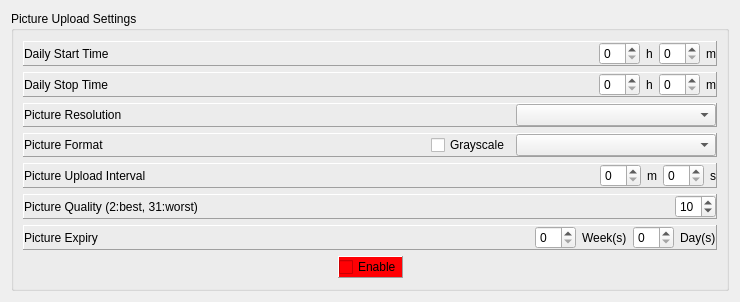
<?xml version="1.0" encoding="UTF-8"?>
<ui version="4.0">
 <class>QWidgetPictureUploadSettings</class>
 <widget class="QWidget" name="QWidgetPictureUploadSettings">
  <property name="geometry">
   <rect>
    <x>0</x>
    <y>0</y>
    <width>740</width>
    <height>302</height>
   </rect>
  </property>
  <property name="sizePolicy">
   <sizepolicy hsizetype="Preferred" vsizetype="Fixed">
    <horstretch>0</horstretch>
    <verstretch>0</verstretch>
   </sizepolicy>
  </property>
  <property name="windowTitle">
   <string>Form</string>
  </property>
  <layout class="QVBoxLayout" name="verticalLayout">
   <item>
    <widget class="QGroupBox" name="groupBoxUploadSettings">
     <property name="styleSheet">
      <string notr="true"/>
     </property>
     <property name="title">
      <string>Picture Upload Settings</string>
     </property>
     <layout class="QVBoxLayout" name="verticalLayout_2">
      <item>
       <layout class="QVBoxLayout" name="verticalLayoutUploadSettings">
        <item>
         <widget class="QFrame" name="frameDailyUploadStart">
          <property name="sizePolicy">
           <sizepolicy hsizetype="Preferred" vsizetype="Fixed">
            <horstretch>0</horstretch>
            <verstretch>0</verstretch>
           </sizepolicy>
          </property>
          <property name="frameShape">
           <enum>QFrame::Panel</enum>
          </property>
          <property name="frameShadow">
           <enum>QFrame::Raised</enum>
          </property>
          <layout class="QVBoxLayout" name="verticalLayout_3">
           <property name="leftMargin">
            <number>0</number>
           </property>
           <property name="topMargin">
            <number>0</number>
           </property>
           <property name="rightMargin">
            <number>0</number>
           </property>
           <property name="bottomMargin">
            <number>0</number>
           </property>
           <item>
            <layout class="QHBoxLayout" name="horizontalLayoutDailyUploadStart">
             <item>
              <widget class="QLabel" name="labelDailyUploadStartTime">
               <property name="sizePolicy">
                <sizepolicy hsizetype="Expanding" vsizetype="Preferred">
                 <horstretch>0</horstretch>
                 <verstretch>0</verstretch>
                </sizepolicy>
               </property>
               <property name="text">
                <string>Daily Start Time</string>
               </property>
              </widget>
             </item>
             <item>
              <widget class="QSpinBox" name="spinBoxDailyUploadStartHour">
               <property name="maximum">
                <number>23</number>
               </property>
              </widget>
             </item>
             <item>
              <widget class="QLabel" name="labelDailyUploadStartHours">
               <property name="text">
                <string>h</string>
               </property>
              </widget>
             </item>
             <item>
              <widget class="QSpinBox" name="spinBoxDailyUploadStartMinute">
               <property name="maximum">
                <number>59</number>
               </property>
              </widget>
             </item>
             <item>
              <widget class="QLabel" name="labelDailyUploadStartMinutes">
               <property name="text">
                <string>m</string>
               </property>
              </widget>
             </item>
            </layout>
           </item>
          </layout>
         </widget>
        </item>
        <item>
         <widget class="QFrame" name="frameDailyUploadStop">
          <property name="sizePolicy">
           <sizepolicy hsizetype="Preferred" vsizetype="Fixed">
            <horstretch>0</horstretch>
            <verstretch>0</verstretch>
           </sizepolicy>
          </property>
          <property name="frameShape">
           <enum>QFrame::Panel</enum>
          </property>
          <property name="frameShadow">
           <enum>QFrame::Raised</enum>
          </property>
          <layout class="QVBoxLayout" name="verticalLayout_4">
           <property name="leftMargin">
            <number>0</number>
           </property>
           <property name="topMargin">
            <number>0</number>
           </property>
           <property name="rightMargin">
            <number>0</number>
           </property>
           <property name="bottomMargin">
            <number>0</number>
           </property>
           <item>
            <layout class="QHBoxLayout" name="horizontalLayoutDailyUploadStop">
             <item>
              <widget class="QLabel" name="labelDailyStopTime">
               <property name="sizePolicy">
                <sizepolicy hsizetype="Expanding" vsizetype="Preferred">
                 <horstretch>0</horstretch>
                 <verstretch>0</verstretch>
                </sizepolicy>
               </property>
               <property name="text">
                <string>Daily Stop Time</string>
               </property>
              </widget>
             </item>
             <item>
              <widget class="QSpinBox" name="spinBoxDailyUploadStopHour">
               <property name="maximum">
                <number>23</number>
               </property>
              </widget>
             </item>
             <item>
              <widget class="QLabel" name="labelDailyUploadStopHours">
               <property name="text">
                <string>h</string>
               </property>
              </widget>
             </item>
             <item>
              <widget class="QSpinBox" name="spinBoxDailyUploadStopMinute">
               <property name="maximum">
                <number>59</number>
               </property>
              </widget>
             </item>
             <item>
              <widget class="QLabel" name="labelDailyUploadStopMinutes">
               <property name="text">
                <string>m</string>
               </property>
              </widget>
             </item>
            </layout>
           </item>
          </layout>
         </widget>
        </item>
        <item>
         <widget class="QFrame" name="framePictureResolution">
          <property name="sizePolicy">
           <sizepolicy hsizetype="Preferred" vsizetype="Fixed">
            <horstretch>0</horstretch>
            <verstretch>0</verstretch>
           </sizepolicy>
          </property>
          <property name="frameShape">
           <enum>QFrame::Panel</enum>
          </property>
          <property name="frameShadow">
           <enum>QFrame::Raised</enum>
          </property>
          <layout class="QVBoxLayout" name="verticalLayout_5">
           <property name="leftMargin">
            <number>0</number>
           </property>
           <property name="topMargin">
            <number>0</number>
           </property>
           <property name="rightMargin">
            <number>0</number>
           </property>
           <property name="bottomMargin">
            <number>0</number>
           </property>
           <item>
            <layout class="QHBoxLayout" name="horizontalLayoutPictureResolution">
             <item>
              <widget class="QLabel" name="labelPictureResolution">
               <property name="sizePolicy">
                <sizepolicy hsizetype="Expanding" vsizetype="Preferred">
                 <horstretch>0</horstretch>
                 <verstretch>0</verstretch>
                </sizepolicy>
               </property>
               <property name="text">
                <string>Picture Resolution</string>
               </property>
              </widget>
             </item>
             <item>
              <widget class="QComboBox" name="comboBoxResolution">
               <property name="minimumSize">
                <size>
                 <width>200</width>
                 <height>0</height>
                </size>
               </property>
               <property name="currentText">
                <string/>
               </property>
              </widget>
             </item>
            </layout>
           </item>
          </layout>
         </widget>
        </item>
        <item>
         <widget class="QFrame" name="framePictureFormat">
          <property name="sizePolicy">
           <sizepolicy hsizetype="Preferred" vsizetype="Fixed">
            <horstretch>0</horstretch>
            <verstretch>0</verstretch>
           </sizepolicy>
          </property>
          <property name="frameShape">
           <enum>QFrame::Panel</enum>
          </property>
          <property name="frameShadow">
           <enum>QFrame::Raised</enum>
          </property>
          <layout class="QVBoxLayout" name="verticalLayout_6">
           <property name="spacing">
            <number>6</number>
           </property>
           <property name="leftMargin">
            <number>0</number>
           </property>
           <property name="topMargin">
            <number>0</number>
           </property>
           <property name="rightMargin">
            <number>0</number>
           </property>
           <property name="bottomMargin">
            <number>0</number>
           </property>
           <item>
            <layout class="QHBoxLayout" name="horizontalLayoutPictureFormat">
             <item>
              <widget class="QLabel" name="labelPictureFormat">
               <property name="sizePolicy">
                <sizepolicy hsizetype="Expanding" vsizetype="Preferred">
                 <horstretch>0</horstretch>
                 <verstretch>0</verstretch>
                </sizepolicy>
               </property>
               <property name="text">
                <string>Picture Format</string>
               </property>
              </widget>
             </item>
             <item>
              <widget class="QCheckBox" name="checkBoxGrayscale">
               <property name="text">
                <string>Grayscale</string>
               </property>
              </widget>
             </item>
             <item>
              <widget class="QComboBox" name="comboBoxPictureFormat">
               <property name="minimumSize">
                <size>
                 <width>200</width>
                 <height>0</height>
                </size>
               </property>
              </widget>
             </item>
            </layout>
           </item>
          </layout>
         </widget>
        </item>
        <item>
         <widget class="QFrame" name="framePictureUploadInterval">
          <property name="sizePolicy">
           <sizepolicy hsizetype="Preferred" vsizetype="Fixed">
            <horstretch>0</horstretch>
            <verstretch>0</verstretch>
           </sizepolicy>
          </property>
          <property name="frameShape">
           <enum>QFrame::Panel</enum>
          </property>
          <property name="frameShadow">
           <enum>QFrame::Raised</enum>
          </property>
          <layout class="QVBoxLayout" name="verticalLayout_7">
           <property name="leftMargin">
            <number>0</number>
           </property>
           <property name="topMargin">
            <number>0</number>
           </property>
           <property name="rightMargin">
            <number>0</number>
           </property>
           <property name="bottomMargin">
            <number>0</number>
           </property>
           <item>
            <layout class="QHBoxLayout" name="horizontalLayoutPictureUploadInterval">
             <item>
              <widget class="QLabel" name="labelPictureUploadInterval">
               <property name="sizePolicy">
                <sizepolicy hsizetype="Expanding" vsizetype="Preferred">
                 <horstretch>0</horstretch>
                 <verstretch>0</verstretch>
                </sizepolicy>
               </property>
               <property name="text">
                <string>Picture Upload Interval</string>
               </property>
              </widget>
             </item>
             <item>
              <widget class="QSpinBox" name="spinBoxUploadIntervalMinutes">
               <property name="maximum">
                <number>59</number>
               </property>
              </widget>
             </item>
             <item>
              <widget class="QLabel" name="labelPictureUploadIntervalMinutes">
               <property name="text">
                <string>m</string>
               </property>
              </widget>
             </item>
             <item>
              <widget class="QSpinBox" name="spinBoxUploadIntervalSeconds">
               <property name="maximum">
                <number>59</number>
               </property>
              </widget>
             </item>
             <item>
              <widget class="QLabel" name="labelPictureUploadIntervalSeconds">
               <property name="text">
                <string>s</string>
               </property>
              </widget>
             </item>
            </layout>
           </item>
          </layout>
         </widget>
        </item>
        <item>
         <widget class="QFrame" name="framePictureQuality">
          <property name="sizePolicy">
           <sizepolicy hsizetype="Preferred" vsizetype="Fixed">
            <horstretch>0</horstretch>
            <verstretch>0</verstretch>
           </sizepolicy>
          </property>
          <property name="frameShape">
           <enum>QFrame::Panel</enum>
          </property>
          <property name="frameShadow">
           <enum>QFrame::Raised</enum>
          </property>
          <layout class="QVBoxLayout" name="verticalLayout_8">
           <property name="leftMargin">
            <number>0</number>
           </property>
           <property name="topMargin">
            <number>0</number>
           </property>
           <property name="rightMargin">
            <number>0</number>
           </property>
           <property name="bottomMargin">
            <number>0</number>
           </property>
           <item>
            <layout class="QHBoxLayout" name="horizontalLayoutPictureQuality">
             <item>
              <widget class="QLabel" name="labelPictureQuality">
               <property name="sizePolicy">
                <sizepolicy hsizetype="Expanding" vsizetype="Preferred">
                 <horstretch>0</horstretch>
                 <verstretch>0</verstretch>
                </sizepolicy>
               </property>
               <property name="text">
                <string>Picture Quality (2:best, 31:worst)</string>
               </property>
              </widget>
             </item>
             <item>
              <widget class="QSpinBox" name="spinBoxPictureQuality">
               <property name="minimum">
                <number>2</number>
               </property>
               <property name="maximum">
                <number>31</number>
               </property>
               <property name="value">
                <number>10</number>
               </property>
              </widget>
             </item>
            </layout>
           </item>
          </layout>
         </widget>
        </item>
        <item>
         <widget class="QFrame" name="framePictureExpiry">
          <property name="sizePolicy">
           <sizepolicy hsizetype="Preferred" vsizetype="Fixed">
            <horstretch>0</horstretch>
            <verstretch>0</verstretch>
           </sizepolicy>
          </property>
          <property name="frameShape">
           <enum>QFrame::Panel</enum>
          </property>
          <property name="frameShadow">
           <enum>QFrame::Raised</enum>
          </property>
          <layout class="QVBoxLayout" name="verticalLayout_9">
           <property name="leftMargin">
            <number>0</number>
           </property>
           <property name="topMargin">
            <number>0</number>
           </property>
           <property name="rightMargin">
            <number>0</number>
           </property>
           <property name="bottomMargin">
            <number>0</number>
           </property>
           <item>
            <layout class="QHBoxLayout" name="horizontalLayoutExpiry">
             <item>
              <widget class="QLabel" name="labelExpiry">
               <property name="enabled">
                <bool>true</bool>
               </property>
               <property name="sizePolicy">
                <sizepolicy hsizetype="Preferred" vsizetype="Preferred">
                 <horstretch>0</horstretch>
                 <verstretch>0</verstretch>
                </sizepolicy>
               </property>
               <property name="text">
                <string>Picture Expiry</string>
               </property>
              </widget>
             </item>
             <item>
              <widget class="QSpinBox" name="spinBoxExpiryWeeks">
               <property name="enabled">
                <bool>true</bool>
               </property>
               <property name="sizePolicy">
                <sizepolicy hsizetype="Fixed" vsizetype="Fixed">
                 <horstretch>0</horstretch>
                 <verstretch>0</verstretch>
                </sizepolicy>
               </property>
               <property name="maximum">
                <number>52</number>
               </property>
              </widget>
             </item>
             <item>
              <widget class="QLabel" name="labelExpiryWeeks">
               <property name="enabled">
                <bool>true</bool>
               </property>
               <property name="sizePolicy">
                <sizepolicy hsizetype="Fixed" vsizetype="Preferred">
                 <horstretch>0</horstretch>
                 <verstretch>0</verstretch>
                </sizepolicy>
               </property>
               <property name="text">
                <string>Week(s)</string>
               </property>
              </widget>
             </item>
             <item>
              <widget class="QSpinBox" name="spinBoxExpiryDays">
               <property name="enabled">
                <bool>true</bool>
               </property>
               <property name="sizePolicy">
                <sizepolicy hsizetype="Fixed" vsizetype="Fixed">
                 <horstretch>0</horstretch>
                 <verstretch>0</verstretch>
                </sizepolicy>
               </property>
               <property name="maximum">
                <number>31</number>
               </property>
              </widget>
             </item>
             <item>
              <widget class="QLabel" name="labelExpiryDays">
               <property name="enabled">
                <bool>true</bool>
               </property>
               <property name="sizePolicy">
                <sizepolicy hsizetype="Fixed" vsizetype="Preferred">
                 <horstretch>0</horstretch>
                 <verstretch>0</verstretch>
                </sizepolicy>
               </property>
               <property name="text">
                <string>Day(s)</string>
               </property>
              </widget>
             </item>
            </layout>
           </item>
          </layout>
         </widget>
        </item>
        <item>
         <layout class="QHBoxLayout" name="horizontalLayoutUploadEnable">
          <item>
           <spacer name="horizontalSpacerUpload">
            <property name="orientation">
             <enum>Qt::Horizontal</enum>
            </property>
            <property name="sizeHint" stdset="0">
             <size>
              <width>40</width>
              <height>20</height>
             </size>
            </property>
           </spacer>
          </item>
          <item>
           <widget class="QFrame" name="frameUploadEnable">
            <property name="sizePolicy">
             <sizepolicy hsizetype="Preferred" vsizetype="Fixed">
              <horstretch>0</horstretch>
              <verstretch>0</verstretch>
             </sizepolicy>
            </property>
            <property name="frameShape">
             <enum>QFrame::Panel</enum>
            </property>
            <property name="frameShadow">
             <enum>QFrame::Raised</enum>
            </property>
            <layout class="QVBoxLayout" name="verticalLayout_10">
             <property name="leftMargin">
              <number>0</number>
             </property>
             <property name="topMargin">
              <number>0</number>
             </property>
             <property name="rightMargin">
              <number>0</number>
             </property>
             <property name="bottomMargin">
              <number>0</number>
             </property>
             <item>
              <widget class="QCheckBox" name="checkBoxUploadEnable">
               <property name="styleSheet">
                <string notr="true">background-color: rgb(255, 0, 4);</string>
               </property>
               <property name="text">
                <string>Enable</string>
               </property>
              </widget>
             </item>
            </layout>
           </widget>
          </item>
          <item>
           <spacer name="horizontalSpacerUpload_2">
            <property name="orientation">
             <enum>Qt::Horizontal</enum>
            </property>
            <property name="sizeHint" stdset="0">
             <size>
              <width>40</width>
              <height>20</height>
             </size>
            </property>
           </spacer>
          </item>
         </layout>
        </item>
       </layout>
      </item>
     </layout>
    </widget>
   </item>
  </layout>
 </widget>
 <resources/>
 <connections/>
</ui>
